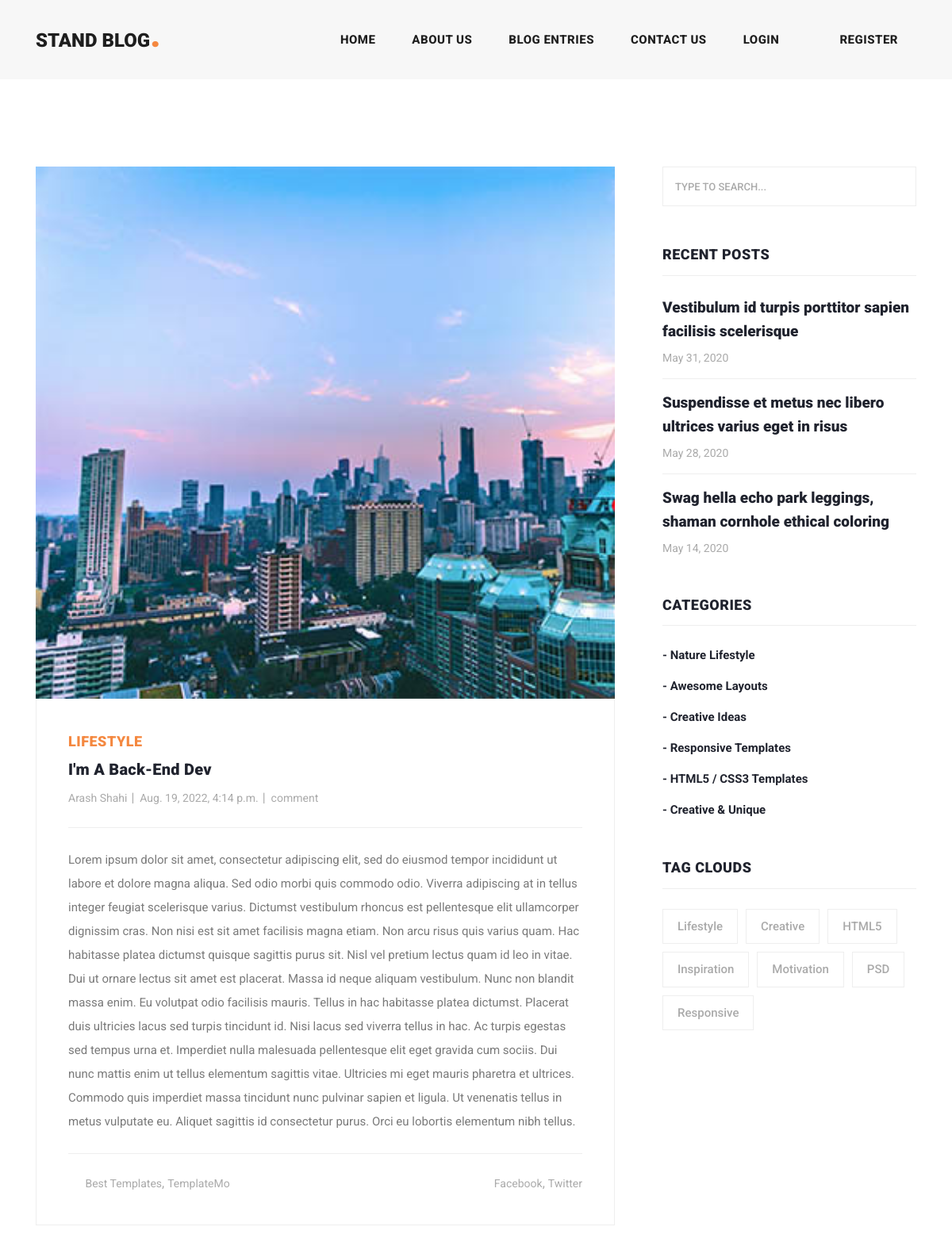
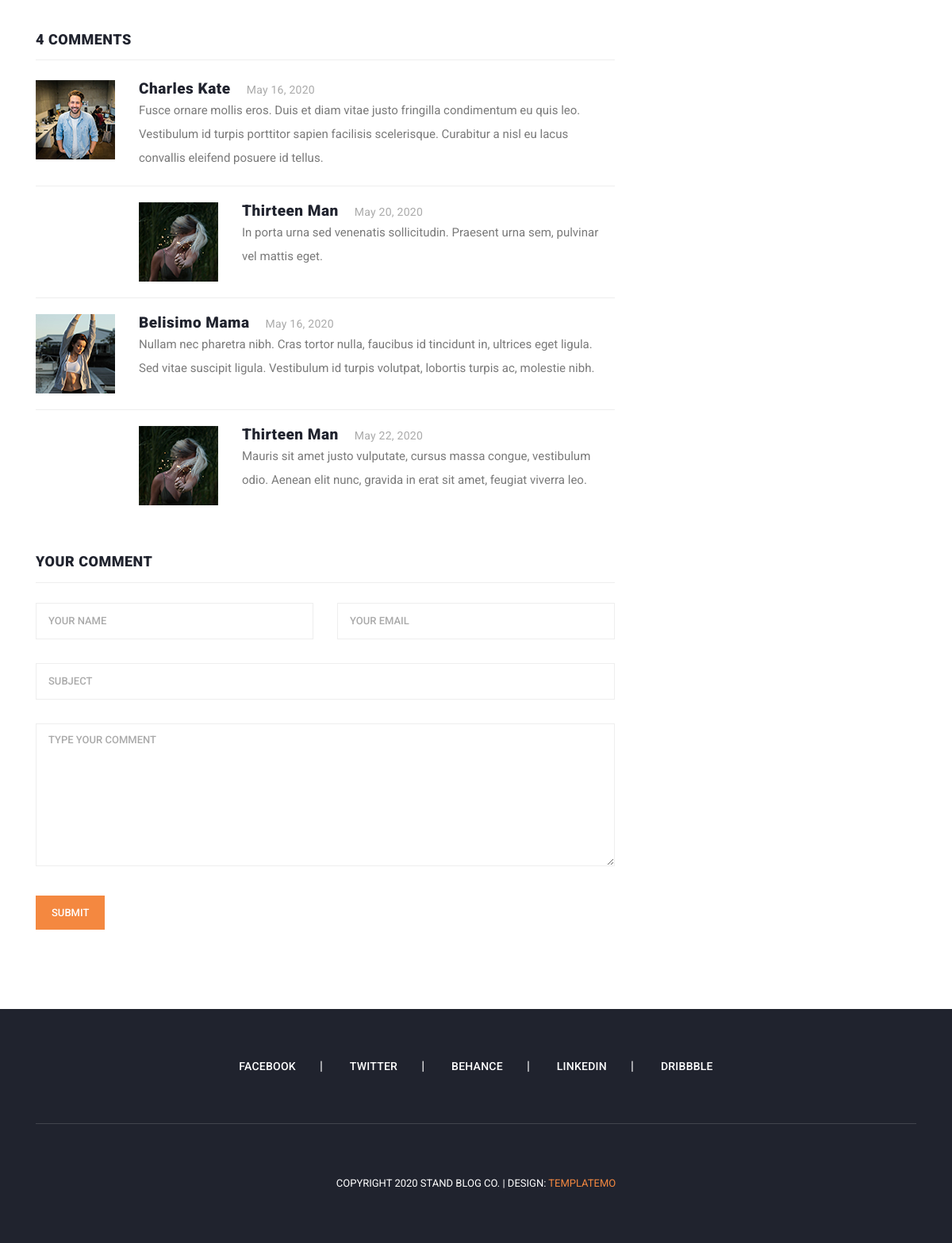
/detail/1, run on the app's committed database (2 pictures, top to bottom).
### blogentries_app/models.py (models this page shows, shortened)
class Post(models.Model):
    riter = models.ForeignKey(User, null=True, on_delete=models.SET_NULL)
    category = models.ManyToManyField(Category)
    title = models.CharField(max_length=50, unique=True)
    body = models.TextField()
    date_published = models.DateTimeField(auto_now_add=True)
    image = models.ImageField(upload_to='images/post')

### account_app/models.py (models this page shows, shortened)
class User(AbstractBaseUser):
    email = models.EmailField(
        verbose_name='email address',
        max_length=255,
        unique=True,
    )
    fullname = models.CharField(max_length=100)
    image = models.ImageField(upload_to='media/', blank=True)
    is_active = models.BooleanField(default=True)
    is_admin = models.BooleanField(default=False)
    objects = UserManager()
    USERNAME_FIELD = 'email'
    REQUIRED_FIELDS = []

### blogentries_app/views.py (the view)
# urls.py: path('detail/<int:pk>', views.detail, name='detail'),
def detail(request, pk):
    post = get_object_or_404(Post, id=pk)
    context = {
        'post' : post
    }
    return render(request, 'blogentries/post-details.html', context)

### blogentries_app/templates/blogentries/post-details.html
{% extends 'base.html' %}
{% load static %}
{% block content %}
<body>
<div class="heading-page header-text">
</div>
<section class="blog-posts grid-system">
    <div class="container">
        <div class="row">
            <div class="col-lg-8">
                <div class="all-blog-posts">
                    <div class="row">
                        <div class="col-lg-12">
                            <div class="blog-post">
                                <div class="blog-thumb">
                                    <img src="{{ post.image.url }}" alt="">
                                </div>
                                <div class="down-content">
                                    <span>Lifestyle</span>
                                    <a href="post-details.html"><h4>{{ post.title }}</h4></a>
                                    <ul class="post-info">
                                        <li><a href="#">{{ post.riter.fullname }}</a></li>
                                        <li><a href="#">{{ post.date_published }}</a></li>
                                        <li><a href="#">comment</a></li>
                                    </ul>
                                    <p>{{ post.body }}</p>
                                    <div class="post-options">
                                        <div class="row">
                                            <div class="col-6">
                                                <ul class="post-tags">
                                                    <li><i class="fa fa-tags"></i></li>
                                                    <li><a href="#">Best Templates</a>,</li>
                                                    <li><a href="#">TemplateMo</a></li>
                                                </ul>
                                            </div>
                                            <div class="col-6">
                                                <ul class="post-share">
                                                    <li><i class="fa fa-share-alt"></i></li>
                                                    <li><a href="#">Facebook</a>,</li>
                                                    <li><a href="#"> Twitter</a></li>
                                                </ul>
                                            </div>
                                        </div>
                                    </div>
                                </div>
                            </div>
                        </div>
                        <div class="col-lg-12">
                            <div class="sidebar-item comments">
                                <div class="sidebar-heading">
                                    <h2>4 comments</h2>
                                </div>
                                <div class="content">
                                    <ul>
                                        <li>
                                            <div class="author-thumb">
                                                <img src="assets/images/comment-author-01.jpg" alt="">
                                            </div>
                                            <div class="right-content">
                                                <h4>Charles Kate<span>May 16, 2020</span></h4>
                                                <p>Fusce ornare mollis eros. Duis et diam vitae justo fringilla
                                                    condimentum eu quis leo. Vestibulum id turpis porttitor sapien
                                                    facilisis scelerisque. Curabitur a nisl eu lacus convallis
                                                    eleifend posuere id tellus.</p>
                                            </div>
                                        </li>
                                        <li class="replied">
                                            <div class="author-thumb">
                                                <img src="assets/images/comment-author-02.jpg" alt="">
                                            </div>
                                            <div class="right-content">
                                                <h4>Thirteen Man<span>May 20, 2020</span></h4>
                                                <p>In porta urna sed venenatis sollicitudin. Praesent urna sem,
                                                    pulvinar vel mattis eget.</p>
                                            </div>
                                        </li>
                                        <li>
                                            <div class="author-thumb">
                                                <img src="assets/images/comment-author-03.jpg" alt="">
                                            </div>
                                            <div class="right-content">
                                                <h4>Belisimo Mama<span>May 16, 2020</span></h4>
                                                <p>Nullam nec pharetra nibh. Cras tortor nulla, faucibus id
                                                    tincidunt in, ultrices eget ligula. Sed vitae suscipit ligula.
                                                    Vestibulum id turpis volutpat, lobortis turpis ac, molestie
                                                    nibh.</p>
                                            </div>
                                        </li>
                                        <li class="replied">
                                            <div class="author-thumb">
                                                <img src="assets/images/comment-author-02.jpg" alt="">
                                            </div>
                                            <div class="right-content">
                                                <h4>Thirteen Man<span>May 22, 2020</span></h4>
                                                <p>Mauris sit amet justo vulputate, cursus massa congue, vestibulum
                                                    odio. Aenean elit nunc, gravida in erat sit amet, feugiat
                                                    viverra leo.</p>
                                            </div>
                                        </li>
                                    </ul>
                                </div>
                            </div>
                        </div>
                        <div class="col-lg-12">
                            <div class="sidebar-item submit-comment">
                                <div class="sidebar-heading">
                                    <h2>Your comment</h2>
                                </div>
                                <div class="content">
                                    <form id="comment" action="#" method="post">
                                        <div class="row">
                                            <div class="col-md-6 col-sm-12">
                                                <fieldset>
                                                    <input name="name" type="text" id="name" placeholder="Your name"
                                                           required="">
                                                </fieldset>
                                            </div>
                                            <div class="col-md-6 col-sm-12">
                                                <fieldset>
                                                    <input name="email" type="text" id="email"
                                                           placeholder="Your email" required="">
                                                </fieldset>
                                            </div>
                                            <div class="col-md-12 col-sm-12">
                                                <fieldset>
                                                    <input name="subject" type="text" id="subject"
                                                           placeholder="Subject">
                                                </fieldset>
                                            </div>
                                            <div class="col-lg-12">
                                                <fieldset>
                                                        <textarea name="message" rows="6" id="message"
                                                                  placeholder="Type your comment"
                                                                  required=""></textarea>
                                                </fieldset>
                                            </div>
                                            <div class="col-lg-12">
                                                <fieldset>
                                                    <button type="submit" id="form-submit" class="main-button">
                                                        Submit
                                                    </button>
                                                </fieldset>
                                            </div>
                                        </div>
                                    </form>
                                </div>
                            </div>
                        </div>
                    </div>
                </div>
            </div>
            <div class="col-lg-4">
                <div class="sidebar">
                    <div class="row">
                        <div class="col-lg-12">
                            <div class="sidebar-item search">
                                <form id="search_form" name="gs" method="GET" action="#">
                                    <input type="text" name="q" class="searchText" placeholder="type to search..."
                                           autocomplete="on">
                                </form>
                            </div>
                        </div>
                        <div class="col-lg-12">
                            <div class="sidebar-item recent-posts">
                                <div class="sidebar-heading">
                                    <h2>Recent Posts</h2>
                                </div>
                                <div class="content">
                                    <ul>
                                        <li><a href="post-details.html">
                                            <h5>Vestibulum id turpis porttitor sapien facilisis scelerisque</h5>
                                            <span>May 31, 2020</span>
                                        </a></li>
                                        <li><a href="post-details.html">
                                            <h5>Suspendisse et metus nec libero ultrices varius eget in risus</h5>
                                            <span>May 28, 2020</span>
                                        </a></li>
                                        <li><a href="post-details.html">
                                            <h5>Swag hella echo park leggings, shaman cornhole ethical coloring</h5>
                                            <span>May 14, 2020</span>
                                        </a></li>
                                    </ul>
                                </div>
                            </div>
                        </div>
                        <div class="col-lg-12">
                            <div class="sidebar-item categories">
                                <div class="sidebar-heading">
                                    <h2>Categories</h2>
                                </div>
                                <div class="content">
                                    <ul>
                                        <li><a href="#">- Nature Lifestyle</a></li>
                                        <li><a href="#">- Awesome Layouts</a></li>
                                        <li><a href="#">- Creative Ideas</a></li>
                                        <li><a href="#">- Responsive Templates</a></li>
                                        <li><a href="#">- HTML5 / CSS3 Templates</a></li>
                                        <li><a href="#">- Creative &amp; Unique</a></li>
                                    </ul>
                                </div>
                            </div>
                        </div>
                        <div class="col-lg-12">
                            <div class="sidebar-item tags">
                                <div class="sidebar-heading">
                                    <h2>Tag Clouds</h2>
                                </div>
                                <div class="content">
                                    <ul>
                                        <li><a href="#">Lifestyle</a></li>
                                        <li><a href="#">Creative</a></li>
                                        <li><a href="#">HTML5</a></li>
                                        <li><a href="#">Inspiration</a></li>
                                        <li><a href="#">Motivation</a></li>
                                        <li><a href="#">PSD</a></li>
                                        <li><a href="#">Responsive</a></li>
                                    </ul>
                                </div>
                            </div>
                        </div>
                    </div>
                </div>
            </div>
        </div>
    </div>
</section>
</body>
{% endblock %}

### data on the page
Post: image (picture), title "I'm A Back-End Dev", riter.fullname "Arash Shahi", date_published "Aug. 19, 2022, 4:14 p.m.", body "Lorem ipsum dolor sit amet, consectetur adipiscing elit, sed do eiusmod tempor incididunt ut labore et dolore magna aliqua. Sed odio morbi quis commodo odio. Viverra adipiscing at in tellus integer feugiat scelerisque varius. Dictumst vestibulum rhoncus est pellentesque elit ullamcorper dignissim cras. Non nisi est sit amet facilisis magna etiam. Non arcu risus quis varius quam. Hac habitasse platea dictumst quisque sagittis purus sit. Nisl vel pretium lectus quam id leo in vitae. Dui ut ornare lectus sit amet est placerat. Massa id neque aliquam vestibulum. Nunc non blandit massa enim. Eu volutpat odio facilisis mauris. Tellus in hac habitasse platea dictumst. Placerat duis ultricies lacus…"
